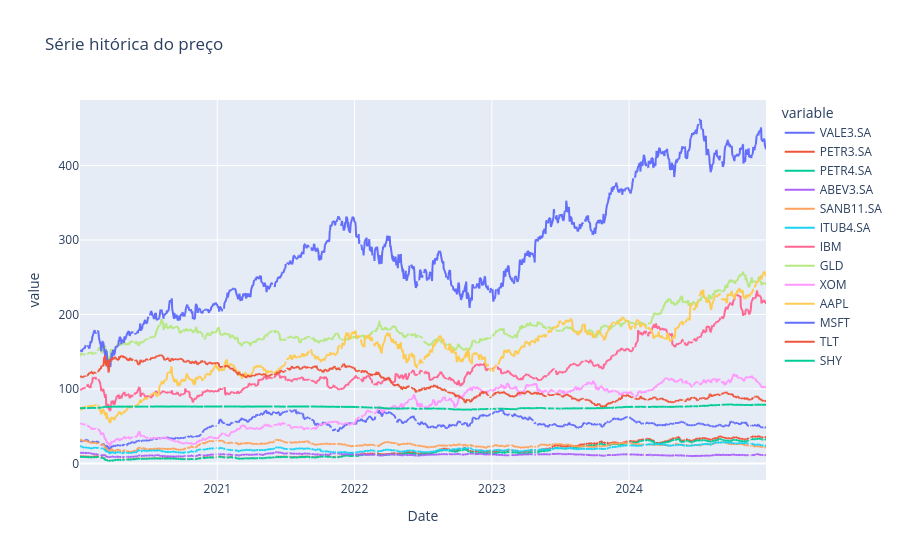

Write notebook code for a chart like this one.
### Code cell
import plotly.express as px

fig = px.line ( vals, x = vals.index, y = acoes, title = 'Série hitórica do preço' )
fig.show()

### Figure 1 — Plotly figure (JSON) as saved in the notebook; plotly's stock layout.template omitted (floating-point values rounded to 4 significant figures; data arrays with more than 128 entries replaced by an {"elided": "..."} marker saying what was removed)
{"data": [{"hovertemplate": "variable=VALE3.SA<br>Date=%{x}<br>value=%{y}<extra></extra>", "legendgroup": "VALE3.SA", "line": {"color": "#636efa", "dash": "solid"}, "marker": {"symbol": "circle"}, "mode": "lines", "name": "VALE3.SA", "showlegend": true, "type": "scattergl", "x": {"elided": "1289 str values"}, "xaxis": "x", "y": {"elided": "1289 float values"}, "yaxis": "y"}, {"hovertemplate": "variable=PETR3.SA<br>Date=%{x}<br>value=%{y}<extra></extra>", "legendgroup": "PETR3.SA", "line": {"color": "#EF553B", "dash": "solid"}, "marker": {"symbol": "circle"}, "mode": "lines", "name": "PETR3.SA", "showlegend": true, "type": "scattergl", "x": {"elided": "1289 str values"}, "xaxis": "x", "y": {"elided": "1289 float values"}, "yaxis": "y"}, {"hovertemplate": "variable=PETR4.SA<br>Date=%{x}<br>value=%{y}<extra></extra>", "legendgroup": "PETR4.SA", "line": {"color": "#00cc96", "dash": "solid"}, "marker": {"symbol": "circle"}, "mode": "lines", "name": "PETR4.SA", "showlegend": true, "type": "scattergl", "x": {"elided": "1289 str values"}, "xaxis": "x", "y": {"elided": "1289 float values"}, "yaxis": "y"}, {"hovertemplate": "variable=ABEV3.SA<br>Date=%{x}<br>value=%{y}<extra></extra>", "legendgroup": "ABEV3.SA", "line": {"color": "#ab63fa", "dash": "solid"}, "marker": {"symbol": "circle"}, "mode": "lines", "name": "ABEV3.SA", "showlegend": true, "type": "scattergl", "x": {"elided": "1289 str values"}, "xaxis": "x", "y": {"elided": "1289 float values"}, "yaxis": "y"}, {"hovertemplate": "variable=SANB11.SA<br>Date=%{x}<br>value=%{y}<extra></extra>", "legendgroup": "SANB11.SA", "line": {"color": "#FFA15A", "dash": "solid"}, "marker": {"symbol": "circle"}, "mode": "lines", "name": "SANB11.SA", "showlegend": true, "type": "scattergl", "x": {"elided": "1289 str values"}, "xaxis": "x", "y": {"elided": "1289 float values"}, "yaxis": "y"}, {"hovertemplate": "variable=ITUB4.SA<br>Date=%{x}<br>value=%{y}<extra></extra>", "legendgroup": "ITUB4.SA", "line": {"color": "#19d3f3", "dash": "solid"}, "marker": {"symbol": "circle"}, "mode": "lines", "name": "ITUB4.SA", "showlegend": true, "type": "scattergl", "x": {"elided": "1289 str values"}, "xaxis": "x", "y": {"elided": "1289 float values"}, "yaxis": "y"}, {"hovertemplate": "variable=IBM<br>Date=%{x}<br>value=%{y}<extra></extra>", "legendgroup": "IBM", "line": {"color": "#FF6692", "dash": "solid"}, "marker": {"symbol": "circle"}, "mode": "lines", "name": "IBM", "showlegend": true, "type": "scattergl", "x": {"elided": "1289 str values"}, "xaxis": "x", "y": {"elided": "1289 float values"}, "yaxis": "y"}, {"hovertemplate": "variable=GLD<br>Date=%{x}<br>value=%{y}<extra></extra>", "legendgroup": "GLD", "line": {"color": "#B6E880", "dash": "solid"}, "marker": {"symbol": "circle"}, "mode": "lines", "name": "GLD", "showlegend": true, "type": "scattergl", "x": {"elided": "1289 str values"}, "xaxis": "x", "y": {"elided": "1289 float values"}, "yaxis": "y"}, {"hovertemplate": "variable=XOM<br>Date=%{x}<br>value=%{y}<extra></extra>", "legendgroup": "XOM", "line": {"color": "#FF97FF", "dash": "solid"}, "marker": {"symbol": "circle"}, "mode": "lines", "name": "XOM", "showlegend": true, "type": "scattergl", "x": {"elided": "1289 str values"}, "xaxis": "x", "y": {"elided": "1289 float values"}, "yaxis": "y"}, {"hovertemplate": "variable=AAPL<br>Date=%{x}<br>value=%{y}<extra></extra>", "legendgroup": "AAPL", "line": {"color": "#FECB52", "dash": "solid"}, "marker": {"symbol": "circle"}, "mode": "lines", "name": "AAPL", "showlegend": true, "type": "scattergl", "x": {"elided": "1289 str values"}, "xaxis": "x", "y": {"elided": "1289 float values"}, "yaxis": "y"}, {"hovertemplate": "variable=MSFT<br>Date=%{x}<br>value=%{y}<extra></extra>", "legendgroup": "MSFT", "line": {"color": "#636efa", "dash": "solid"}, "marker": {"symbol": "circle"}, "mode": "lines", "name": "MSFT", "showlegend": true, "type": "scattergl", "x": {"elided": "1289 str values"}, "xaxis": "x", "y": {"elided": "1289 float values"}, "yaxis": "y"}, {"hovertemplate": "variable=TLT<br>Date=%{x}<br>value=%{y}<extra></extra>", "legendgroup": "TLT", "line": {"color": "#EF553B", "dash": "solid"}, "marker": {"symbol": "circle"}, "mode": "lines", "name": "TLT", "showlegend": true, "type": "scattergl", "x": {"elided": "1289 str values"}, "xaxis": "x", "y": {"elided": "1289 float values"}, "yaxis": "y"}, {"hovertemplate": "variable=SHY<br>Date=%{x}<br>value=%{y}<extra></extra>", "legendgroup": "SHY", "line": {"color": "#00cc96", "dash": "solid"}, "marker": {"symbol": "circle"}, "mode": "lines", "name": "SHY", "showlegend": true, "type": "scattergl", "x": {"elided": "1289 str values"}, "xaxis": "x", "y": {"elided": "1289 float values"}, "yaxis": "y"}], "layout": {"legend": {"title": {"text": "variable"}, "tracegroupgap": 0}, "title": {"text": "Série hitórica do preço"}, "xaxis": {"anchor": "y", "domain": [0, 1], "title": {"text": "Date"}}, "yaxis": {"anchor": "x", "domain": [0, 1], "title": {"text": "value"}}}}
